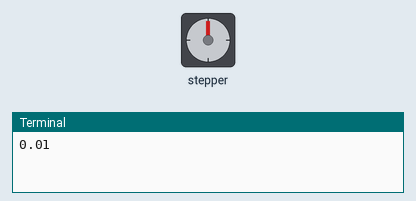
Bench run of a program on a simulated Raspberry Pi (BCM pin numbers). Parts: stepper motor, the last lines printed to the terminal. The camera gives no picture and a still takes 0.5 s; the stepper is drawn at 2048 steps a turn.

Above: at 0.1 s.
At 12.6 s:
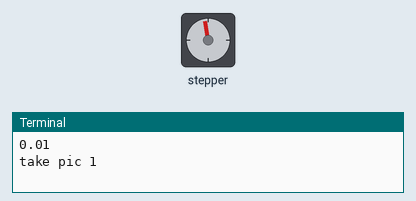
At 25.2 s:
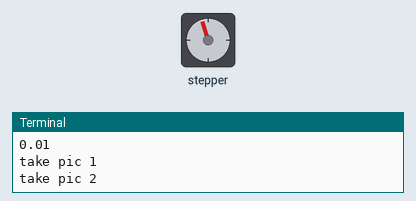
At 37.7 s:
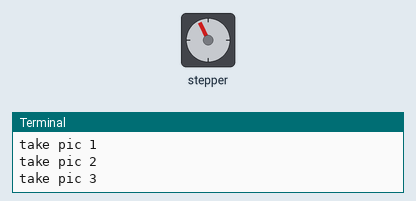
Timing chart, 0 to 39.2 s (numbered marks = the images above):
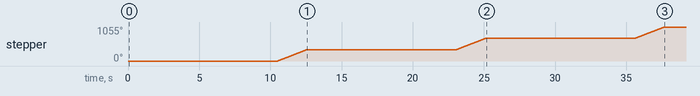

The program:

stepper.py
```python
# Import required libraries
import sys
import time
import RPi.GPIO as GPIO
import picamera
import datetime
from time import sleep
from subprocess import call

camera = picamera.PiCamera()
# Use BCM GPIO references instead of physical pin numbers
GPIO.setmode(GPIO.BCM)

# Define GPIO signals to use Physical pins 11,15,16,18 GPIO17,GPIO22,GPIO23,GPIO24
StepPins = [17,18,27,22]

millisBetweenPics =10

# Set all pins as output
for pin in StepPins:
  GPIO.setup(pin,GPIO.OUT)
  GPIO.output(pin, False)

# Define advanced sequence
# as shown in manufacturers datasheet
Seq = [[1,0,0,0],
       [1,1,0,0],
       [0,1,0,0],
       [0,1,1,0],
       [0,0,1,0],
       [0,0,1,1],
       [0,0,0,1],
       [1,0,0,1]]

StepCount = len(Seq)-1
StepDir = 2 # Set to 1 or 2 for clockwise
            # Set to -1 or -2 for anti-clockwise

# Read wait time from command line
if len(sys.argv)>1:
  WaitTime = int(sys.argv[1])/float(1000)
else:
  WaitTime = 10/float(1000)
print WaitTime
# Initialise variables
StepCounter = 0

for x in range(1, 200):
    time.sleep(millisBetweenPics)
    nextpicname = '%d.jpg' % x
    print "take pic %d" % x
    camera.capture("/home/pi/workspace/picamera/image"+nextpicname)
    # Start main loop while True:
    for x in range(0, 2000):
      for pin in range(0, 4):
        xpin = StepPins[pin]
        #print StepCounter
        #print pin
        if Seq[StepCounter][pin]!=0:
    #      print " Step %i Enable %i" %(StepCounter,xpin)
          GPIO.output(xpin, True)
        else:
          GPIO.output(xpin, False)
      StepCounter += StepDir

      # If we reach the end of the sequence start again
      if (StepCounter>=StepCount):
        StepCounter = 0
      if (StepCounter<0):
        StepCounter = StepCount

      # Wait before moving on
      time.sleep(0.001)
```

Measured:
- by itself, stepper: turns 351° clockwise in 2.0 s, then 352° clockwise in 2.1 s, then 352° clockwise in 2.1 s
